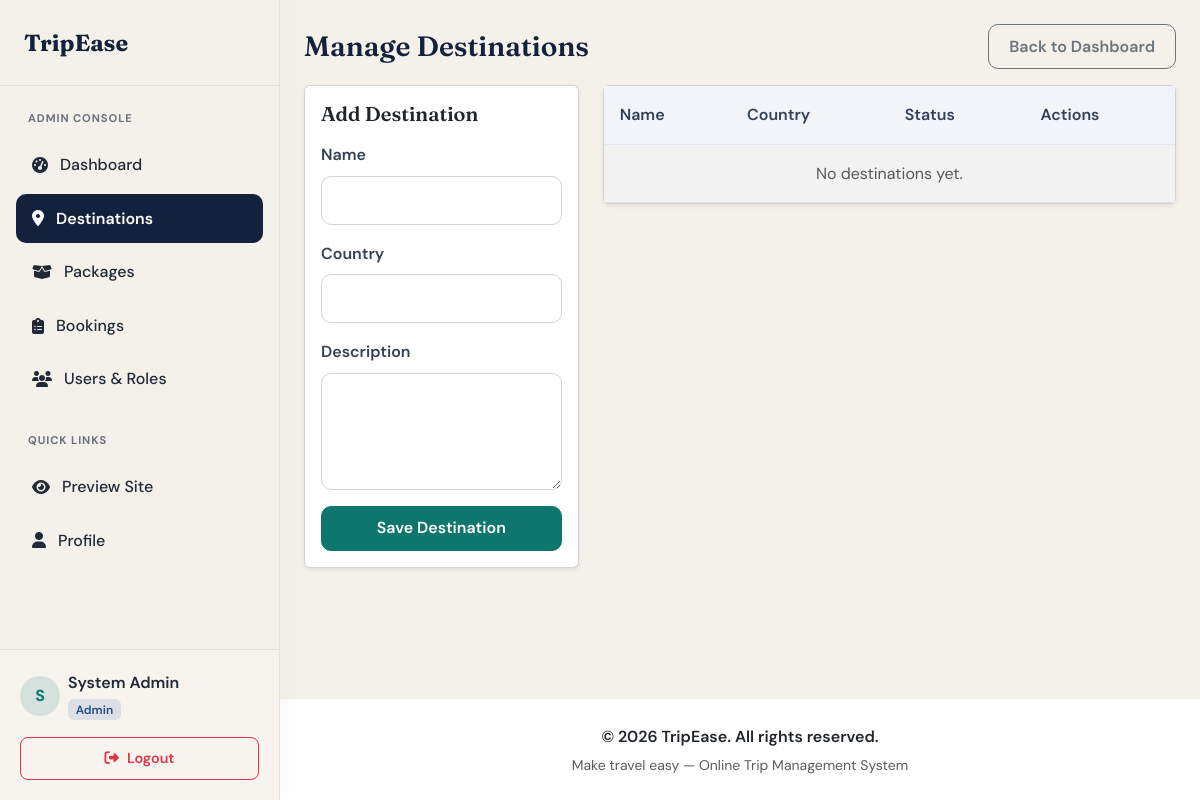
/admin/destinations/list.php (signed in), run on an earlier commit of the app's database.
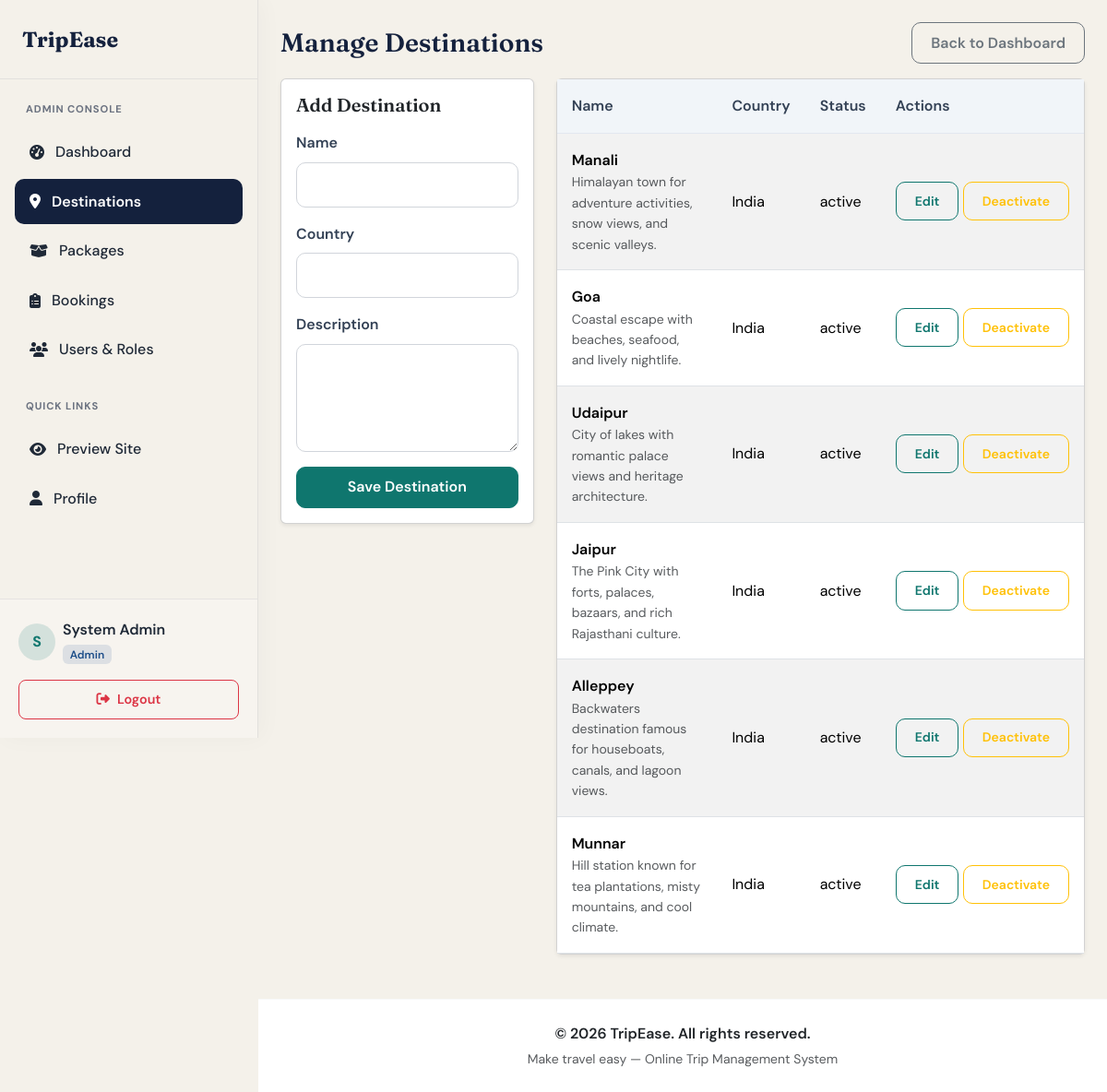
And on a later commit of the database.
### tables this page shows
CREATE TABLE IF NOT EXISTS destinations (
    destination_id INT AUTO_INCREMENT PRIMARY KEY,
    name VARCHAR(120) NOT NULL,
    country VARCHAR(120) NOT NULL,
    description TEXT NULL,
    image VARCHAR(255) NULL,
    status ENUM('active', 'inactive') NOT NULL DEFAULT 'active',
    created_at TIMESTAMP NOT NULL DEFAULT CURRENT_TIMESTAMP,
    updated_at TIMESTAMP NOT NULL DEFAULT CURRENT_TIMESTAMP ON UPDATE CURRENT_TIMESTAMP
);

### includes/app.php (called while the page is built, shortened)
<?php
function appUrl(string $path = ""): string
{
    $base = rtrim(APP_BASE_PATH, "/");
    return $base . "/" . ltrim($path, "/");
}

### admin/destinations/list.php (the view, shortened to what this page needs)
<?php
require_once __DIR__ . "/../../includes/header.php";
$destinations = $pdo->query(
    "SELECT destination_id, name, country, description, status, created_at
     FROM destinations
     ORDER BY created_at DESC, destination_id DESC"
)->fetchAll();
?>
<div class="d-flex justify-content-between align-items-center mb-3">
    <h3 class="mb-0">Manage Destinations</h3>
    <a class="btn btn-outline-secondary" href="<?= htmlspecialchars(appUrl('/admin/index.php')) ?>">Back to Dashboard</a>
</div>
<div class="row g-4">
    <div class="col-lg-4">
        <div class="card shadow-sm">
            <div class="card-body">
                <h5 class="card-title mb-3">Add Destination</h5>
                <form method="post">
                    <div class="mb-3">
                        <label class="form-label" for="destination-name">Name</label>
                        <input class="form-control" id="destination-name" name="name" required>
                    </div>
                    <div class="mb-3">
                        <label class="form-label" for="destination-country">Country</label>
                        <input class="form-control" id="destination-country" name="country" required>
                    </div>
                    <div class="mb-3">
                        <label class="form-label" for="destination-description">Description</label>
                        <textarea class="form-control" id="destination-description" name="description" rows="4"></textarea>
                    </div>
                    <button class="btn btn-primary w-100" type="submit">Save Destination</button>
                </form>
            </div>
        </div>
    </div>
    <div class="col-lg-8">
        <div class="card shadow-sm">
            <div class="table-responsive">
                <table class="table table-striped mb-0">
                    <thead>
                        <tr>
                            <th>Name</th>
                            <th>Country</th>
                            <th>Status</th>
                            <th>Actions</th>
                        </tr>
                    </thead>
                    <tbody>
                    <?php foreach ($destinations as $destination): ?>
                        <tr>
                            <td>
                                <div class="fw-semibold"><?= htmlspecialchars($destination["name"]) ?></div>
                                <div class="small text-muted"><?= htmlspecialchars((string)($destination["description"] ?? "")) ?></div>
                            </td>
                            <td><?= htmlspecialchars($destination["country"]) ?></td>
                            <td><?= htmlspecialchars($destination["status"]) ?></td>
                            <td class="text-nowrap">
                                <a class="btn btn-sm btn-outline-primary" href="<?= htmlspecialchars(appUrl('/admin/destinations/edit.php?id=' . (int)$destination["destination_id"])) ?>">Edit</a>
                                <form method="post" action="<?= htmlspecialchars(appUrl('/admin/destinations/toggle_status.php')) ?>" class="d-inline">
                                    <button class="btn btn-sm btn-outline-warning" type="submit">
                                        <?= $destination["status"] === "active" ? "Deactivate" : "Activate" ?>
                                    </button>
                                </form>
                            </td>
                        </tr>
                    <?php endforeach; ?>
                    <?php if (!$destinations): ?>
                        <tr><td colspan="4" class="text-center text-muted py-3">No destinations yet.</td></tr>
                    <?php endif; ?>
                    </tbody>
                </table>
            </div>
        </div>
    </div>
</div>
<?php require_once __DIR__ . "/../../includes/footer.php"; ?>

What changed in the data, as far as the page shows it:
added destinations: name "Manali", description "Himalayan town for adventure activities, snow views, and scenic valleys.", country "India", status "active", shows "Deactivate"
added destinations: name "Goa", description "Coastal escape with beaches, seafood, and lively nightlife.", country "India", status "active", shows "Deactivate"
added destinations: name "Udaipur", description "City of lakes with romantic palace views and heritage architecture.", country "India", status "active", shows "Deactivate"
added destinations: name "Jaipur", description "The Pink City with forts, palaces, bazaars, and rich Rajasthani culture.", country "India", status "active", shows "Deactivate"
added destinations: name "Alleppey", description "Backwaters destination famous for houseboats, canals, and lagoon views.", country "India", status "active", shows "Deactivate"
added destinations: name "Munnar", description "Hill station known for tea plantations, misty mountains, and cool climate.", country "India", status "active", shows "Deactivate"
Also different on the page:
text no longer shown: "No destinations yet."
